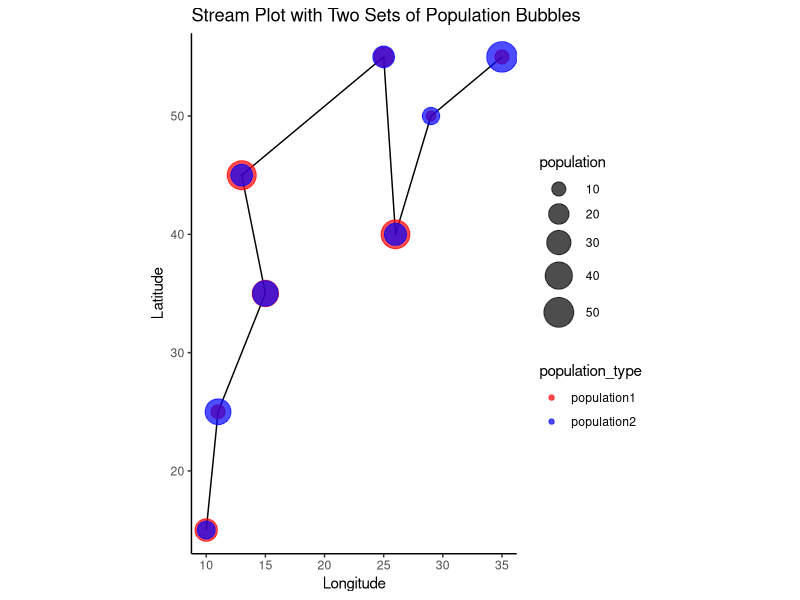
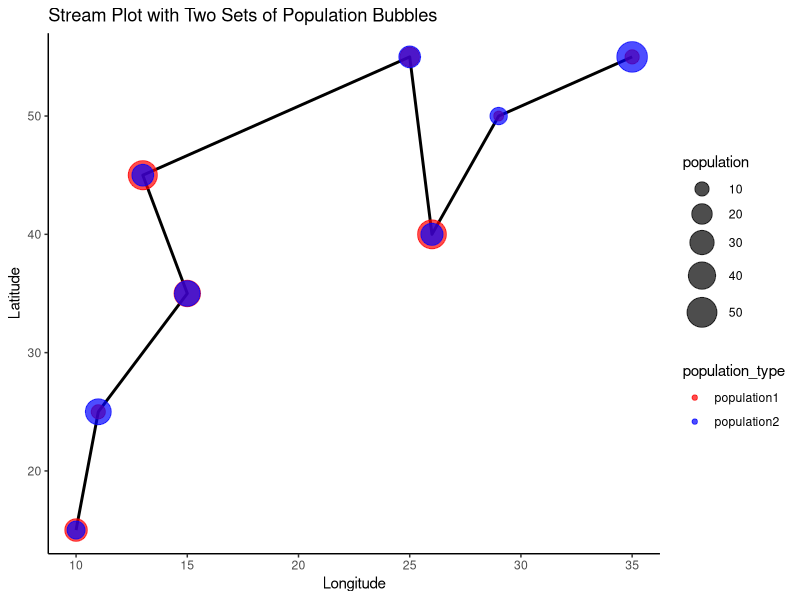

Source code (R) for these figures, in order:
#while plotting maps, it is important to note that the distance between a unit lattitude and longitude are not the same.
#sf package comes built in with pre-callibrated distances between lattitudes and longitudes thus enabling plots through sf to resemeble a trace drawn from a physical map
library(ggplot2)
library(sf)
library(tidyr)

stream_data <- data.frame(
  x = c(10, 11, 15, 13, 25, 26, 29, 35),
  y = c(15, 25, 35, 45, 55, 40, 50, 55),
  population1 = c(25, 10, 37, 47, 18, 46, 8, 10),
  population2 = c(15, 35 , 34, 23, 23, 24, 14, 53)
)

# Create a matrix of coordinates
coords <- as.matrix(stream_data[, c("x", "y")])

# Create an sf object with a linestring
stream_sf <- st_sf(geometry = st_sfc(st_linestring(coords)))

# Reshape the data to long format for plotting
stream_data_long <- tidyr::pivot_longer(
  stream_data,
  cols = c(population1, population2),
  names_to = "population_type",
  values_to = "population"
)

# Plot the data with different colors for each population set and a black line
ggplot() +
  geom_sf(data = stream_sf, color = "black", size = 1) +
  geom_point(data = stream_data_long, aes(x = x, y = y, size = population, color = population_type), alpha = 0.7) +
  theme_classic() +
  ggtitle("Stream Plot with Two Sets of Population Bubbles") +
  xlab("Longitude") +
  ylab("Latitude") +
  scale_size_continuous(range = c(3, 10)) +  # Adjust the range as needed
  scale_color_manual(values = c("population1" = "red", "population2" = "blue"))# Adjust colors as needed


#There is a reason why we use sf package to plot a bubble map instead of using geom_path in ggplot2.
#for better understanding, try coding the same data using the below codes that run geom_path feature and see the difference.
library(ggplot2)
library(tidyr)

# Your data
stream_data <- data.frame(
  x = c(10, 11, 15, 13, 25, 26, 29, 35),
  y = c(15, 25, 35, 45, 55, 40, 50, 55),
  population1 = c(25, 10, 37, 47, 18, 46, 8, 10),
  population2 = c(15, 35 , 34, 23, 23, 24, 14, 53)
)

# Reshape the data to long format for plotting
stream_data_long <- tidyr::pivot_longer(
  stream_data,
  cols = c(population1, population2),
  names_to = "population_type",
  values_to = "population"
)

# Plot the data with geom_path
ggplot() +
  geom_path(data = stream_data, aes(x = x, y = y), color = "black", linewidth = 1) +
  geom_point(data = stream_data_long, aes(x = x, y = y, size = population, color = population_type), alpha = 0.7) +
  theme_classic() +
  ggtitle("Stream Plot with Two Sets of Population Bubbles") +
  xlab("Longitude") +
  ylab("Latitude") +
  scale_size_continuous(range = c(3, 10)) +  # Adjust the range as needed
  scale_color_manual(values = c("population1" = "red", "population2" = "blue"))  # Adjust colors as needed
